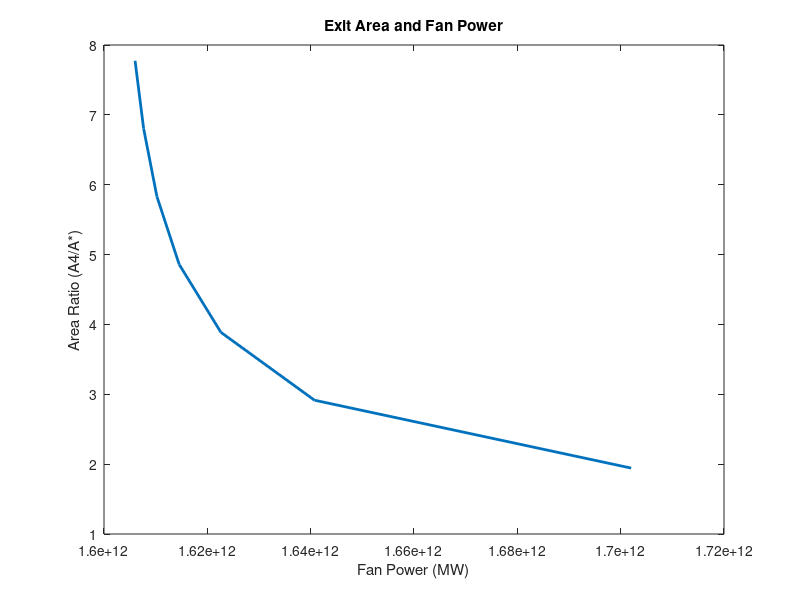

This figure's MATLAB source:
clear
clc
close

aS = 0.2058;
a4 = 0.4:0.2:1.6;

ratio = a4/aS;
mach = [ 0.3166, 0.20346608,   0.15091516,  0.12013145,   0.09984226,   0.08544259,   0.07468515];
velocity = mach*sqrt(1.4*287*324.55);
mdot = 1.088.*a4.*velocity;
pfan = mdot.*1006.1.*(327.15-293.15)/(10^-6);
plot(pfan,ratio, 'LineWidth',2)
xlabel('Fan Power (MW)')
ylabel('Area Ratio (A4/A*)')

title('Exit Area and Fan Power')
